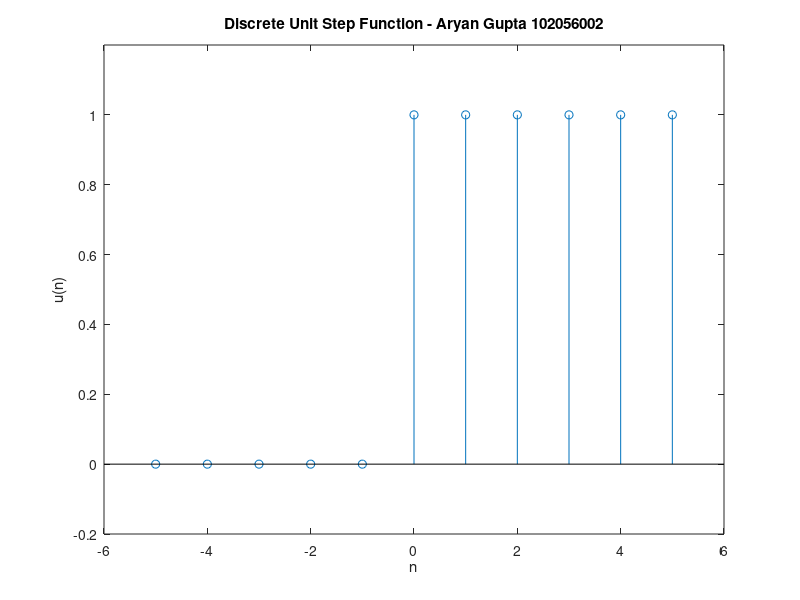

Write the MATLAB code that produced this figure.
clc;
clear

n1=-5:1:-1; %creating vector from -5 to 0 with 0.1 uits space
n2=0:1:5;  %creating vector from 0 to 5 with 0.1 uits space

y1 = zeros(size(n1)); %creating a vector of 0s of the size t1
y2 = ones(size(n2)); %creating a vector of 1s of the size t2

t =[n1 n2]; %concationation of t
y =[y1 y2]; % concatiantion of y

stem (t,y); %plot
xlabel('n')
ylabel('u(n)')
title('Discrete Unit Step Function - Aryan Gupta 102056002')
ylim([-0.2,1.2]); % to make the y limits visible
